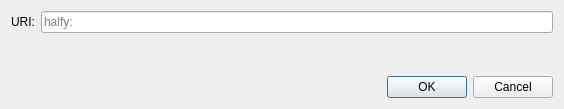
<?xml version="1.0" encoding="UTF-8"?>
<ui version="4.0">
 <class>OpenURIDialog</class>
 <widget class="QDialog" name="OpenURIDialog">
  <property name="geometry">
   <rect>
    <x>0</x>
    <y>0</y>
    <width>564</width>
    <height>109</height>
   </rect>
  </property>
  <property name="windowTitle">
   <string>Open URI</string>
  </property>
  <layout class="QVBoxLayout" name="verticalLayout">
   <item>
    <layout class="QHBoxLayout" name="horizontalLayout">
     <item>
      <widget class="QLabel" name="label">
       <property name="text">
        <string>URI:</string>
       </property>
      </widget>
     </item>
     <item>
      <widget class="QValidatedLineEdit" name="uriEdit">
       <property name="placeholderText">
        <string notr="true">halfy:</string>
       </property>
      </widget>
     </item>
    </layout>
   </item>
   <item>
    <spacer name="verticalSpacer">
     <property name="orientation">
      <enum>Qt::Vertical</enum>
     </property>
     <property name="sizeHint" stdset="0">
      <size>
       <width>20</width>
       <height>40</height>
      </size>
     </property>
    </spacer>
   </item>
   <item>
    <widget class="QDialogButtonBox" name="buttonBox">
     <property name="orientation">
      <enum>Qt::Horizontal</enum>
     </property>
     <property name="standardButtons">
      <set>QDialogButtonBox::Cancel|QDialogButtonBox::Ok</set>
     </property>
    </widget>
   </item>
  </layout>
 </widget>
 <customwidgets>
  <customwidget>
   <class>QValidatedLineEdit</class>
   <extends>QLineEdit</extends>
   <header>qt/qvalidatedlineedit.h</header>
  </customwidget>
 </customwidgets>
 <resources/>
 <connections>
  <connection>
   <sender>buttonBox</sender>
   <signal>accepted()</signal>
   <receiver>OpenURIDialog</receiver>
   <slot>accept()</slot>
   <hints>
    <hint type="sourcelabel">
     <x>248</x>
     <y>254</y>
    </hint>
    <hint type="destinationlabel">
     <x>157</x>
     <y>274</y>
    </hint>
   </hints>
  </connection>
  <connection>
   <sender>buttonBox</sender>
   <signal>rejected()</signal>
   <receiver>OpenURIDialog</receiver>
   <slot>reject()</slot>
   <hints>
    <hint type="sourcelabel">
     <x>316</x>
     <y>260</y>
    </hint>
    <hint type="destinationlabel">
     <x>286</x>
     <y>274</y>
    </hint>
   </hints>
  </connection>
 </connections>
</ui>
